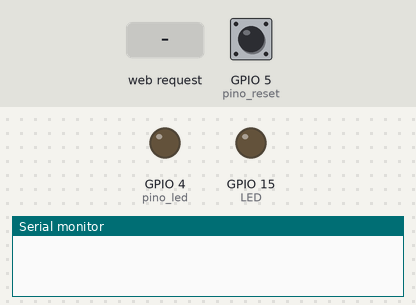
This sketch was run on a simulated ESP32. On the bench: output pins drawn as LEDs (lit = HIGH), the last lines printed to the serial monitor. The test bench sets the inputs (shaded band); at power-on: GPIO 5 (pino_reset) HIGH. WiFi joins after 1.5 s; servers stay silent unless stated. At 4.3 s the program restarts the board; the recording ends there.

Above: at 0.1 s.
At 2.7 s:
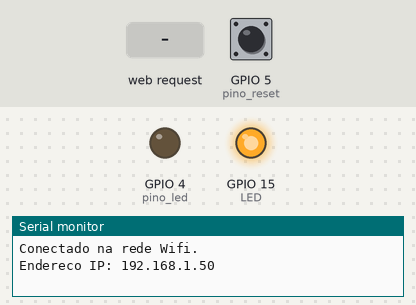
2.8 s: HTTP request GET /1 received
At 3.5 s:
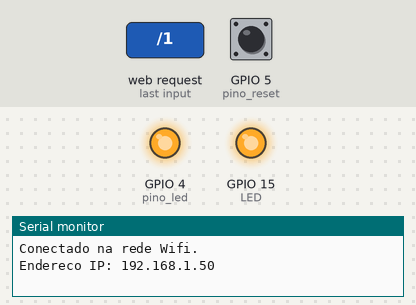
4.3 s: GPIO 5 (pino_reset) pulled LOW for 0.15 s
Timing chart, 0 to 4.3 s (numbered marks = the images above; inputs shaded):
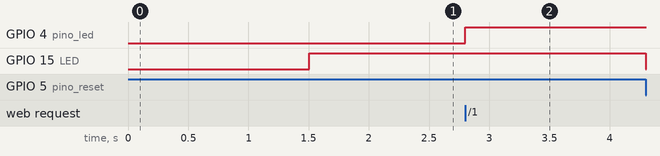

Measured:
- after the input at 2.8 s, GPIO 4 (pino_led): LOW → HIGH at once

The sketch:

section2.5.ino
```cpp
//Incluo biblioteca
#include <WiFiManager.h>

//Objeto do Wifi do AP
WiFiManager wifiManager;

//Defino o pino d15
int LED = 15;

//Define o pino para reset das definicoes de wifi (D5)
int pino_reset = 5;

//Define o pino do led (D4)
int pino_led = 4;

//Defino a porta do servidor Web
WiFiServer server(80);

//Configurações iniciais *******************
void setup() {
  //Definindo que o sinal irá sair para ligar o led da placa
  pinMode(LED, OUTPUT);
  //Definindo que o interruptor irá receber um sinal
  pinMode(pino_reset, INPUT_PULLUP);
  //Pino de saída para ligar led
  pinMode(pino_led, OUTPUT);

  //Especifico a comunicação com o monitor
  Serial.begin(115200);

  //Cria um AP (Access Point) ("nome da rede", "senha da rede")
  wifiManager.setConfigPortalTimeout(240);
  if (!wifiManager.autoConnect("ESP32-WIFI-Was", "12345678")) {
    Serial.println(F("Falha na conexao. Resetar e tentar novamente..."));
    delay(3000);
    ESP.restart();
    delay(5000);
  }
  //Mensagem caso conexao Ok
  Serial.println(F("Conectado na rede Wifi."));
  Serial.print(F("Endereco IP: "));
  Serial.println(WiFi.localIP());

  //Inicia o servidor web
  server.begin();
}

//Programa principal ***********************
void loop() {
  //Se o botão DE RESETfor pressionado
  if (digitalRead(pino_reset) == LOW) {

    digitalWrite(LED,LOW); //Apaga LED
    Serial.println("Abertura Portal"); //Abre o portal

    //Apaga os dados da rede wifi gravados na memoria e reinicia o ESP
    WiFiManager wifiManager;
    wifiManager.resetSettings();
    Serial.println("Configuracoes zeradas!");
    ESP.restart();
  }

  if(WiFi.status()== WL_CONNECTED){ //Se conectado na rede
    digitalWrite(LED,HIGH); //Acende LED para informar que entrou na rede
  }else{
    digitalWrite(LED,LOW); //Apaga LED para informar que saiu da rede
    wifiManager.autoConnect();//Função para se autoconectar na rede caso caia
  }

  //pega os dados do cliente
  WiFiClient cliente = server.available();

  //Se tiver cliente conectado
  if (cliente) {
    String dados = ""; //Variável para guardar os dados vindos da web
    while (cliente.connected()) {
      if (cliente.available()) {
        char c = cliente.read();
        dados += c;

        //Se recebeu 1 na url
        if (dados.endsWith("GET /1")) {
          digitalWrite(pino_led,HIGH); //Liga o led
          //Finalizo a comunicação
          cliente.println("HTTP/1.1 200 OK");
          cliente.println("Content-type:text/html");
          cliente.println();
          cliente.stop();
        }

        //Se recebeu 0 na url
        if (dados.endsWith("GET /0")) {
          digitalWrite(pino_led,LOW); //Desliga o led
          cliente.println("HTTP/1.1 200 OK");
          cliente.println("Content-type:text/html");
          cliente.println();
          cliente.stop();
        }
      }
     }
  }
}
```
